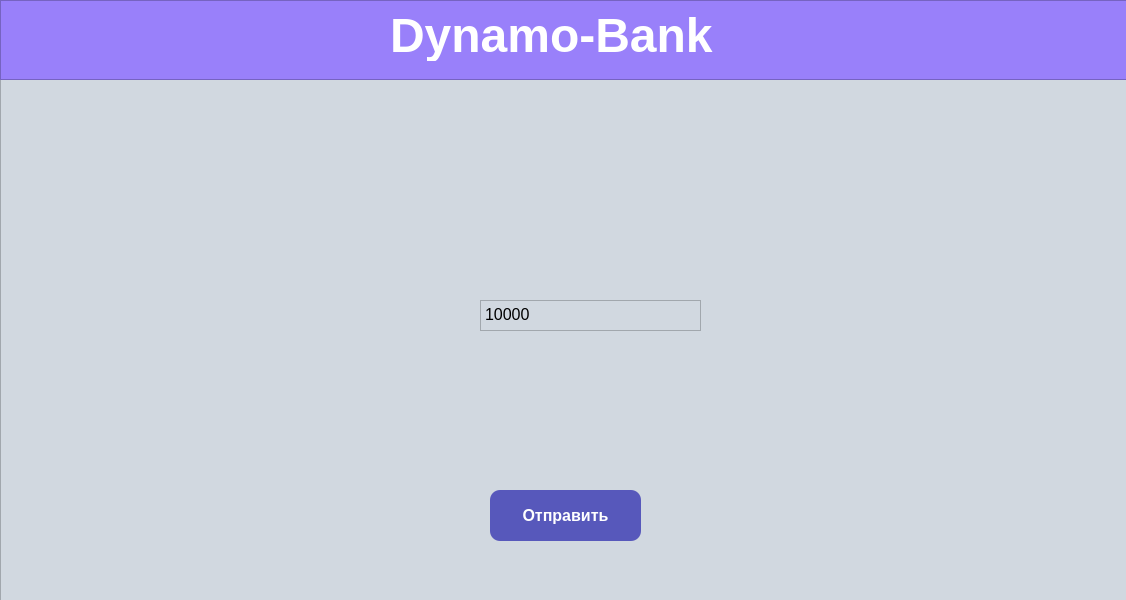
<?xml version="1.0" encoding="UTF-8"?>
<ui version="4.0">
 <class>MainWindow</class>
 <widget class="QMainWindow" name="MainWindow">
  <property name="geometry">
   <rect>
    <x>0</x>
    <y>0</y>
    <width>1126</width>
    <height>600</height>
   </rect>
  </property>
  <property name="windowTitle">
   <string>MainWindow</string>
  </property>
  <widget class="QWidget" name="centralwidget">
   <widget class="QFrame" name="frame">
    <property name="geometry">
     <rect>
      <x>0</x>
      <y>0</y>
      <width>1131</width>
      <height>601</height>
     </rect>
    </property>
    <property name="styleSheet">
     <string notr="true">background-color:#d1d8e0;</string>
    </property>
    <property name="frameShape">
     <enum>QFrame::StyledPanel</enum>
    </property>
    <property name="frameShadow">
     <enum>QFrame::Raised</enum>
    </property>
    <widget class="QFrame" name="frame_2">
     <property name="geometry">
      <rect>
       <x>0</x>
       <y>0</y>
       <width>1131</width>
       <height>80</height>
      </rect>
     </property>
     <property name="styleSheet">
      <string notr="true">background-color:#9980FA;
color:white;
text-align:center;</string>
     </property>
     <property name="frameShape">
      <enum>QFrame::StyledPanel</enum>
     </property>
     <property name="frameShadow">
      <enum>QFrame::Raised</enum>
     </property>
     <widget class="QLabel" name="label">
      <property name="geometry">
       <rect>
        <x>390</x>
        <y>10</y>
        <width>391</width>
        <height>51</height>
       </rect>
      </property>
      <property name="font">
       <font>
        <family>Tahoma</family>
        <pointsize>36</pointsize>
        <weight>75</weight>
        <bold>true</bold>
       </font>
      </property>
      <property name="styleSheet">
       <string notr="true">color:#black;</string>
      </property>
      <property name="text">
       <string>Dynamo-Bank</string>
      </property>
     </widget>
    </widget>
    <widget class="QLabel" name="label_2">
     <property name="geometry">
      <rect>
       <x>470</x>
       <y>590</y>
       <width>461</width>
       <height>181</height>
      </rect>
     </property>
     <property name="text">
      <string/>
     </property>
     <property name="pixmap">
      <pixmap>imgonline-com-ua-Transparent-backgr-48tgqomMjDUEwY.png</pixmap>
     </property>
    </widget>
    <widget class="QLabel" name="label_3">
     <property name="geometry">
      <rect>
       <x>320</x>
       <y>80</y>
       <width>461</width>
       <height>181</height>
      </rect>
     </property>
     <property name="text">
      <string/>
     </property>
     <property name="pixmap">
      <pixmap>imgonline-com-ua-Transparent-backgr-48tgqomMjDUEwY.png</pixmap>
     </property>
    </widget>
    <widget class="QPushButton" name="close_card">
     <property name="geometry">
      <rect>
       <x>490</x>
       <y>490</y>
       <width>151</width>
       <height>51</height>
      </rect>
     </property>
     <property name="font">
      <font>
       <family>Tahoma</family>
       <pointsize>12</pointsize>
       <weight>75</weight>
       <bold>true</bold>
      </font>
     </property>
     <property name="styleSheet">
      <string notr="true">QPushButton{background-color:#5758BB;
color:white;
border-radius: 10px;}
QPushButton:pressed{
background-color:darkgreen;
color:white;
border-radius: 10px;
}</string>
     </property>
     <property name="text">
      <string>Отправить</string>
     </property>
    </widget>
    <widget class="QLabel" name="label_4">
     <property name="geometry">
      <rect>
       <x>250</x>
       <y>230</y>
       <width>631</width>
       <height>211</height>
      </rect>
     </property>
     <property name="text">
      <string/>
     </property>
     <property name="pixmap">
      <pixmap>kisspng-payment-card-credit-card-debit-card-bank-credit-card-on-file-crealup-com-5b7155a6234695.3779538715341541501445-removebg-preview (1).png</pixmap>
     </property>
    </widget>
    <widget class="QTextEdit" name="balance">
     <property name="geometry">
      <rect>
       <x>480</x>
       <y>300</y>
       <width>221</width>
       <height>31</height>
      </rect>
     </property>
     <property name="font">
      <font>
       <pointsize>10</pointsize>
      </font>
     </property>
     <property name="html">
      <string>&lt;!DOCTYPE HTML PUBLIC &quot;-//W3C//DTD HTML 4.0//EN&quot; &quot;http://www.w3.org/TR/REC-html40/strict.dtd&quot;&gt;
&lt;html&gt;&lt;head&gt;&lt;meta name=&quot;qrichtext&quot; content=&quot;1&quot; /&gt;&lt;style type=&quot;text/css&quot;&gt;
p, li { white-space: pre-wrap; }
&lt;/style&gt;&lt;/head&gt;&lt;body style=&quot; font-family:'MS Shell Dlg 2'; font-size:10pt; font-weight:400; font-style:normal;&quot;&gt;
&lt;p style=&quot; margin-top:0px; margin-bottom:0px; margin-left:0px; margin-right:0px; -qt-block-indent:0; text-indent:0px;&quot;&gt;&lt;span style=&quot; font-size:12pt;&quot;&gt;10000&lt;/span&gt;&lt;/p&gt;&lt;/body&gt;&lt;/html&gt;</string>
     </property>
    </widget>
   </widget>
  </widget>
 </widget>
 <resources/>
 <connections/>
</ui>
